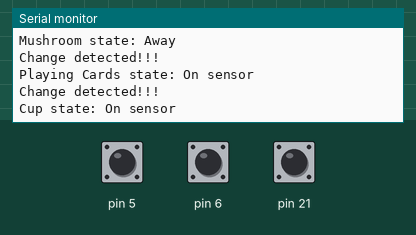
Recording of a program running on a simulated Arduino Mega 2560, built with avr-gcc and run on an emulated ATmega2560. Shown: the last lines printed to the serial monitor. Inputs (shaded band) come from the test bench; at power-on: pin 5 HIGH, pin 6 HIGH, pin 21 HIGH.

Above: at 1.2 s.
1.3 s: pin 5 pulled LOW for 1 s
At 3.6 s:
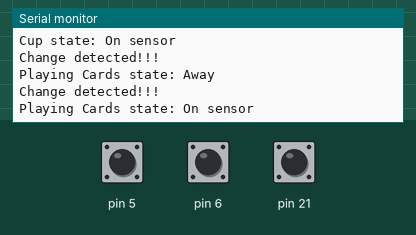
3.8 s: pin 6 pulled LOW for 1 s
At 5.3 s:
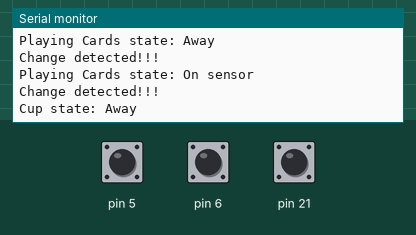
6.3 s: pin 21 pulled LOW for 1 s
At 9.3 s:
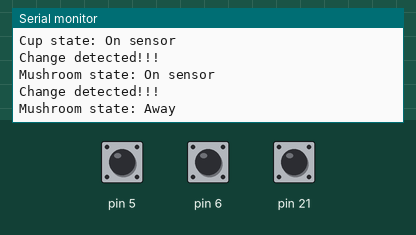

The program:

main.cpp
```cpp
#include <Arduino.h>
#define MAGNET_AWAY 1
#define MOVING_AVG 1000

class MagnetSensor {
    int currentStateIndex;
    bool states[MOVING_AVG];
    bool state;
    int8_t pin;
    char name[16];
    int8_t magnetAway;
  public:
    MagnetSensor(int, int8_t, char[]);
    int getState();
    void setup(); // arduino setup
  private:
    bool calcAvg();
    int read();
};

MagnetSensor::MagnetSensor(int somePin, int8_t pinMagnetAway = MAGNET_AWAY, char givenName[] = "Sensor"){
  pin = somePin;
  strcpy(name, givenName);
  magnetAway = pinMagnetAway;
}

void MagnetSensor::setup(){
  pinMode(pin, INPUT_PULLUP);
}

int MagnetSensor::read(){
  return digitalRead(pin);
}

// like elections, if 50% of booleans are one direction, that's the average
bool MagnetSensor::calcAvg(){
  int sum = 0;
  for(int i=0; i<MOVING_AVG; i++){
    //Serial.print(arr[i]);
    //Serial.print(" ");
    sum += states[i];
  }
  //Serial.println("");
  return (sum > MOVING_AVG / 2);
}

int MagnetSensor::getState() {
  states[currentStateIndex] = read();
  currentStateIndex++;
  if(currentStateIndex >= MOVING_AVG){
    currentStateIndex = 0;
  }
  int newState = calcAvg();
  if(newState != state){
    Serial.println("Change detected!!!");
    Serial.print(name);
    Serial.print(" state: ");
    if(newState == magnetAway){
      Serial.println("Away");
    } else {
      Serial.println("On sensor");
    }
    state = newState;
  }
  return state;
}

MagnetSensor mushroom(21, 1, "Mushroom");
MagnetSensor cards(5, 0, "Playing Cards");
MagnetSensor cup(6, 0, "Cup");

void setup() {
  Serial.begin(9600);
  Serial.println("Starting!");
  mushroom.setup();
  cards.setup();
  cup.setup();
}


void loop() {
  mushroom.getState();
  cards.getState();
  cup.getState();
}
```

Measured:
- after the input at 1.3 s, the serial monitor: prints a new line after 0.79 s (image 1)
- after the input at 3.8 s, the serial monitor: prints a new line after 0.79 s (image 2)
- after the input at 6.3 s, the serial monitor: prints a new line after 0.79 s (image 3)
